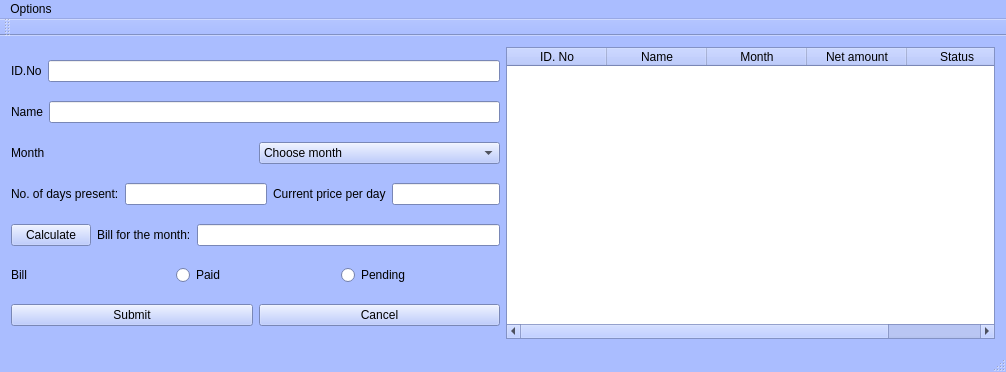
<?xml version="1.0" encoding="UTF-8"?>
<ui version="4.0">
 <class>MainWindow</class>
 <widget class="QMainWindow" name="MainWindow">
  <property name="geometry">
   <rect>
    <x>0</x>
    <y>0</y>
    <width>1006</width>
    <height>372</height>
   </rect>
  </property>
  <property name="palette">
   <palette>
    <active>
     <colorrole role="WindowText">
      <brush brushstyle="SolidPattern">
       <color alpha="255">
        <red>0</red>
        <green>0</green>
        <blue>0</blue>
       </color>
      </brush>
     </colorrole>
     <colorrole role="Button">
      <brush brushstyle="SolidPattern">
       <color alpha="255">
        <red>170</red>
        <green>189</green>
        <blue>255</blue>
       </color>
      </brush>
     </colorrole>
     <colorrole role="Light">
      <brush brushstyle="SolidPattern">
       <color alpha="255">
        <red>255</red>
        <green>255</green>
        <blue>255</blue>
       </color>
      </brush>
     </colorrole>
     <colorrole role="Midlight">
      <brush brushstyle="SolidPattern">
       <color alpha="255">
        <red>212</red>
        <green>222</green>
        <blue>255</blue>
       </color>
      </brush>
     </colorrole>
     <colorrole role="Dark">
      <brush brushstyle="SolidPattern">
       <color alpha="255">
        <red>85</red>
        <green>94</green>
        <blue>127</blue>
       </color>
      </brush>
     </colorrole>
     <colorrole role="Mid">
      <brush brushstyle="SolidPattern">
       <color alpha="255">
        <red>113</red>
        <green>126</green>
        <blue>170</blue>
       </color>
      </brush>
     </colorrole>
     <colorrole role="Text">
      <brush brushstyle="SolidPattern">
       <color alpha="255">
        <red>0</red>
        <green>0</green>
        <blue>0</blue>
       </color>
      </brush>
     </colorrole>
     <colorrole role="BrightText">
      <brush brushstyle="SolidPattern">
       <color alpha="255">
        <red>255</red>
        <green>255</green>
        <blue>255</blue>
       </color>
      </brush>
     </colorrole>
     <colorrole role="ButtonText">
      <brush brushstyle="SolidPattern">
       <color alpha="255">
        <red>0</red>
        <green>0</green>
        <blue>0</blue>
       </color>
      </brush>
     </colorrole>
     <colorrole role="Base">
      <brush brushstyle="SolidPattern">
       <color alpha="255">
        <red>255</red>
        <green>255</green>
        <blue>255</blue>
       </color>
      </brush>
     </colorrole>
     <colorrole role="Window">
      <brush brushstyle="SolidPattern">
       <color alpha="255">
        <red>170</red>
        <green>189</green>
        <blue>255</blue>
       </color>
      </brush>
     </colorrole>
     <colorrole role="Shadow">
      <brush brushstyle="SolidPattern">
       <color alpha="255">
        <red>0</red>
        <green>0</green>
        <blue>0</blue>
       </color>
      </brush>
     </colorrole>
     <colorrole role="AlternateBase">
      <brush brushstyle="SolidPattern">
       <color alpha="255">
        <red>212</red>
        <green>222</green>
        <blue>255</blue>
       </color>
      </brush>
     </colorrole>
     <colorrole role="ToolTipBase">
      <brush brushstyle="SolidPattern">
       <color alpha="255">
        <red>255</red>
        <green>255</green>
        <blue>220</blue>
       </color>
      </brush>
     </colorrole>
     <colorrole role="ToolTipText">
      <brush brushstyle="SolidPattern">
       <color alpha="255">
        <red>0</red>
        <green>0</green>
        <blue>0</blue>
       </color>
      </brush>
     </colorrole>
    </active>
    <inactive>
     <colorrole role="WindowText">
      <brush brushstyle="SolidPattern">
       <color alpha="255">
        <red>0</red>
        <green>0</green>
        <blue>0</blue>
       </color>
      </brush>
     </colorrole>
     <colorrole role="Button">
      <brush brushstyle="SolidPattern">
       <color alpha="255">
        <red>170</red>
        <green>189</green>
        <blue>255</blue>
       </color>
      </brush>
     </colorrole>
     <colorrole role="Light">
      <brush brushstyle="SolidPattern">
       <color alpha="255">
        <red>255</red>
        <green>255</green>
        <blue>255</blue>
       </color>
      </brush>
     </colorrole>
     <colorrole role="Midlight">
      <brush brushstyle="SolidPattern">
       <color alpha="255">
        <red>212</red>
        <green>222</green>
        <blue>255</blue>
       </color>
      </brush>
     </colorrole>
     <colorrole role="Dark">
      <brush brushstyle="SolidPattern">
       <color alpha="255">
        <red>85</red>
        <green>94</green>
        <blue>127</blue>
       </color>
      </brush>
     </colorrole>
     <colorrole role="Mid">
      <brush brushstyle="SolidPattern">
       <color alpha="255">
        <red>113</red>
        <green>126</green>
        <blue>170</blue>
       </color>
      </brush>
     </colorrole>
     <colorrole role="Text">
      <brush brushstyle="SolidPattern">
       <color alpha="255">
        <red>0</red>
        <green>0</green>
        <blue>0</blue>
       </color>
      </brush>
     </colorrole>
     <colorrole role="BrightText">
      <brush brushstyle="SolidPattern">
       <color alpha="255">
        <red>255</red>
        <green>255</green>
        <blue>255</blue>
       </color>
      </brush>
     </colorrole>
     <colorrole role="ButtonText">
      <brush brushstyle="SolidPattern">
       <color alpha="255">
        <red>0</red>
        <green>0</green>
        <blue>0</blue>
       </color>
      </brush>
     </colorrole>
     <colorrole role="Base">
      <brush brushstyle="SolidPattern">
       <color alpha="255">
        <red>255</red>
        <green>255</green>
        <blue>255</blue>
       </color>
      </brush>
     </colorrole>
     <colorrole role="Window">
      <brush brushstyle="SolidPattern">
       <color alpha="255">
        <red>170</red>
        <green>189</green>
        <blue>255</blue>
       </color>
      </brush>
     </colorrole>
     <colorrole role="Shadow">
      <brush brushstyle="SolidPattern">
       <color alpha="255">
        <red>0</red>
        <green>0</green>
        <blue>0</blue>
       </color>
      </brush>
     </colorrole>
     <colorrole role="AlternateBase">
      <brush brushstyle="SolidPattern">
       <color alpha="255">
        <red>212</red>
        <green>222</green>
        <blue>255</blue>
       </color>
      </brush>
     </colorrole>
     <colorrole role="ToolTipBase">
      <brush brushstyle="SolidPattern">
       <color alpha="255">
        <red>255</red>
        <green>255</green>
        <blue>220</blue>
       </color>
      </brush>
     </colorrole>
     <colorrole role="ToolTipText">
      <brush brushstyle="SolidPattern">
       <color alpha="255">
        <red>0</red>
        <green>0</green>
        <blue>0</blue>
       </color>
      </brush>
     </colorrole>
    </inactive>
    <disabled>
     <colorrole role="WindowText">
      <brush brushstyle="SolidPattern">
       <color alpha="255">
        <red>85</red>
        <green>94</green>
        <blue>127</blue>
       </color>
      </brush>
     </colorrole>
     <colorrole role="Button">
      <brush brushstyle="SolidPattern">
       <color alpha="255">
        <red>170</red>
        <green>189</green>
        <blue>255</blue>
       </color>
      </brush>
     </colorrole>
     <colorrole role="Light">
      <brush brushstyle="SolidPattern">
       <color alpha="255">
        <red>255</red>
        <green>255</green>
        <blue>255</blue>
       </color>
      </brush>
     </colorrole>
     <colorrole role="Midlight">
      <brush brushstyle="SolidPattern">
       <color alpha="255">
        <red>212</red>
        <green>222</green>
        <blue>255</blue>
       </color>
      </brush>
     </colorrole>
     <colorrole role="Dark">
      <brush brushstyle="SolidPattern">
       <color alpha="255">
        <red>85</red>
        <green>94</green>
        <blue>127</blue>
       </color>
      </brush>
     </colorrole>
     <colorrole role="Mid">
      <brush brushstyle="SolidPattern">
       <color alpha="255">
        <red>113</red>
        <green>126</green>
        <blue>170</blue>
       </color>
      </brush>
     </colorrole>
     <colorrole role="Text">
      <brush brushstyle="SolidPattern">
       <color alpha="255">
        <red>85</red>
        <green>94</green>
        <blue>127</blue>
       </color>
      </brush>
     </colorrole>
     <colorrole role="BrightText">
      <brush brushstyle="SolidPattern">
       <color alpha="255">
        <red>255</red>
        <green>255</green>
        <blue>255</blue>
       </color>
      </brush>
     </colorrole>
     <colorrole role="ButtonText">
      <brush brushstyle="SolidPattern">
       <color alpha="255">
        <red>85</red>
        <green>94</green>
        <blue>127</blue>
       </color>
      </brush>
     </colorrole>
     <colorrole role="Base">
      <brush brushstyle="SolidPattern">
       <color alpha="255">
        <red>170</red>
        <green>189</green>
        <blue>255</blue>
       </color>
      </brush>
     </colorrole>
     <colorrole role="Window">
      <brush brushstyle="SolidPattern">
       <color alpha="255">
        <red>170</red>
        <green>189</green>
        <blue>255</blue>
       </color>
      </brush>
     </colorrole>
     <colorrole role="Shadow">
      <brush brushstyle="SolidPattern">
       <color alpha="255">
        <red>0</red>
        <green>0</green>
        <blue>0</blue>
       </color>
      </brush>
     </colorrole>
     <colorrole role="AlternateBase">
      <brush brushstyle="SolidPattern">
       <color alpha="255">
        <red>170</red>
        <green>189</green>
        <blue>255</blue>
       </color>
      </brush>
     </colorrole>
     <colorrole role="ToolTipBase">
      <brush brushstyle="SolidPattern">
       <color alpha="255">
        <red>255</red>
        <green>255</green>
        <blue>220</blue>
       </color>
      </brush>
     </colorrole>
     <colorrole role="ToolTipText">
      <brush brushstyle="SolidPattern">
       <color alpha="255">
        <red>0</red>
        <green>0</green>
        <blue>0</blue>
       </color>
      </brush>
     </colorrole>
    </disabled>
   </palette>
  </property>
  <property name="windowTitle">
   <string>MainWindow</string>
  </property>
  <widget class="QWidget" name="centralWidget">
   <layout class="QHBoxLayout" name="horizontalLayout_8">
    <item>
     <layout class="QVBoxLayout" name="verticalLayout">
      <item>
       <layout class="QHBoxLayout" name="horizontalLayout">
        <item>
         <widget class="QLabel" name="label">
          <property name="text">
           <string>ID.No</string>
          </property>
         </widget>
        </item>
        <item>
         <widget class="QLineEdit" name="lineEdit_2"/>
        </item>
       </layout>
      </item>
      <item>
       <layout class="QHBoxLayout" name="horizontalLayout_2">
        <item>
         <widget class="QLabel" name="label_2">
          <property name="text">
           <string>Name</string>
          </property>
         </widget>
        </item>
        <item>
         <widget class="QLineEdit" name="lineEdit_3"/>
        </item>
       </layout>
      </item>
      <item>
       <layout class="QHBoxLayout" name="horizontalLayout_3">
        <item>
         <widget class="QLabel" name="label_3">
          <property name="text">
           <string>Month</string>
          </property>
         </widget>
        </item>
        <item>
         <widget class="QComboBox" name="comboBox">
          <item>
           <property name="text">
            <string>Choose month</string>
           </property>
          </item>
          <item>
           <property name="text">
            <string>January</string>
           </property>
          </item>
          <item>
           <property name="text">
            <string>February</string>
           </property>
          </item>
          <item>
           <property name="text">
            <string>March</string>
           </property>
          </item>
          <item>
           <property name="text">
            <string>April</string>
           </property>
          </item>
          <item>
           <property name="text">
            <string>May</string>
           </property>
          </item>
          <item>
           <property name="text">
            <string>June</string>
           </property>
          </item>
          <item>
           <property name="text">
            <string>July</string>
           </property>
          </item>
          <item>
           <property name="text">
            <string>August</string>
           </property>
          </item>
          <item>
           <property name="text">
            <string>September</string>
           </property>
          </item>
          <item>
           <property name="text">
            <string>October</string>
           </property>
          </item>
          <item>
           <property name="text">
            <string>November</string>
           </property>
          </item>
          <item>
           <property name="text">
            <string>December</string>
           </property>
          </item>
         </widget>
        </item>
       </layout>
      </item>
      <item>
       <layout class="QHBoxLayout" name="horizontalLayout_4">
        <item>
         <widget class="QLabel" name="label_4">
          <property name="text">
           <string>No. of days present:</string>
          </property>
         </widget>
        </item>
        <item>
         <widget class="QLineEdit" name="lineEdit_4"/>
        </item>
        <item>
         <layout class="QHBoxLayout" name="horizontalLayout_7">
          <item>
           <widget class="QLabel" name="label_7">
            <property name="text">
             <string>Current price per day</string>
            </property>
           </widget>
          </item>
          <item>
           <widget class="QLineEdit" name="lineEdit"/>
          </item>
         </layout>
        </item>
       </layout>
      </item>
      <item>
       <layout class="QHBoxLayout" name="horizontalLayout_5">
        <item>
         <widget class="QPushButton" name="pushButton_3">
          <property name="text">
           <string>Calculate</string>
          </property>
         </widget>
        </item>
        <item>
         <widget class="QLabel" name="label_5">
          <property name="text">
           <string>Bill for the month:</string>
          </property>
         </widget>
        </item>
        <item>
         <widget class="QLineEdit" name="lineEdit_5"/>
        </item>
       </layout>
      </item>
      <item>
       <layout class="QHBoxLayout" name="horizontalLayout_6">
        <item>
         <widget class="QLabel" name="label_6">
          <property name="text">
           <string>Bill</string>
          </property>
         </widget>
        </item>
        <item>
         <widget class="QRadioButton" name="radioButton">
          <property name="text">
           <string>Paid</string>
          </property>
         </widget>
        </item>
        <item>
         <widget class="QRadioButton" name="radioButton_2">
          <property name="text">
           <string>Pending</string>
          </property>
         </widget>
        </item>
       </layout>
      </item>
      <item>
       <layout class="QHBoxLayout" name="horizontalLayout_10">
        <item>
         <widget class="QPushButton" name="pushButton">
          <property name="text">
           <string>Submit</string>
          </property>
         </widget>
        </item>
        <item>
         <widget class="QPushButton" name="pushButton_2">
          <property name="text">
           <string>Cancel</string>
          </property>
         </widget>
        </item>
       </layout>
      </item>
     </layout>
    </item>
    <item>
     <widget class="QTableWidget" name="tableWidget">
      <column>
       <property name="text">
        <string>ID. No</string>
       </property>
      </column>
      <column>
       <property name="text">
        <string>Name</string>
       </property>
      </column>
      <column>
       <property name="text">
        <string>Month</string>
       </property>
      </column>
      <column>
       <property name="text">
        <string>Net amount</string>
       </property>
      </column>
      <column>
       <property name="text">
        <string>Status</string>
       </property>
      </column>
     </widget>
    </item>
   </layout>
  </widget>
  <widget class="QMenuBar" name="menuBar">
   <property name="geometry">
    <rect>
     <x>0</x>
     <y>0</y>
     <width>1006</width>
     <height>20</height>
    </rect>
   </property>
   <widget class="QMenu" name="menuOptions">
    <property name="title">
     <string>Options</string>
    </property>
    <widget class="QMenu" name="menuPrint">
     <property name="title">
      <string>Print</string>
     </property>
     <addaction name="actionForm"/>
     <addaction name="actionTable"/>
     <addaction name="actionBoth"/>
    </widget>
    <addaction name="separator"/>
    <addaction name="actionSave"/>
    <addaction name="separator"/>
    <addaction name="menuPrint"/>
   </widget>
   <addaction name="menuOptions"/>
  </widget>
  <widget class="QToolBar" name="mainToolBar">
   <attribute name="toolBarArea">
    <enum>TopToolBarArea</enum>
   </attribute>
   <attribute name="toolBarBreak">
    <bool>false</bool>
   </attribute>
  </widget>
  <widget class="QStatusBar" name="statusBar"/>
  <action name="actionSave">
   <property name="text">
    <string>Save</string>
   </property>
  </action>
  <action name="actionForm">
   <property name="text">
    <string>Form</string>
   </property>
  </action>
  <action name="actionTable">
   <property name="text">
    <string>Table</string>
   </property>
  </action>
  <action name="actionBoth">
   <property name="text">
    <string>Entire page</string>
   </property>
  </action>
 </widget>
 <layoutdefault spacing="6" margin="11"/>
 <resources/>
 <connections/>
</ui>
